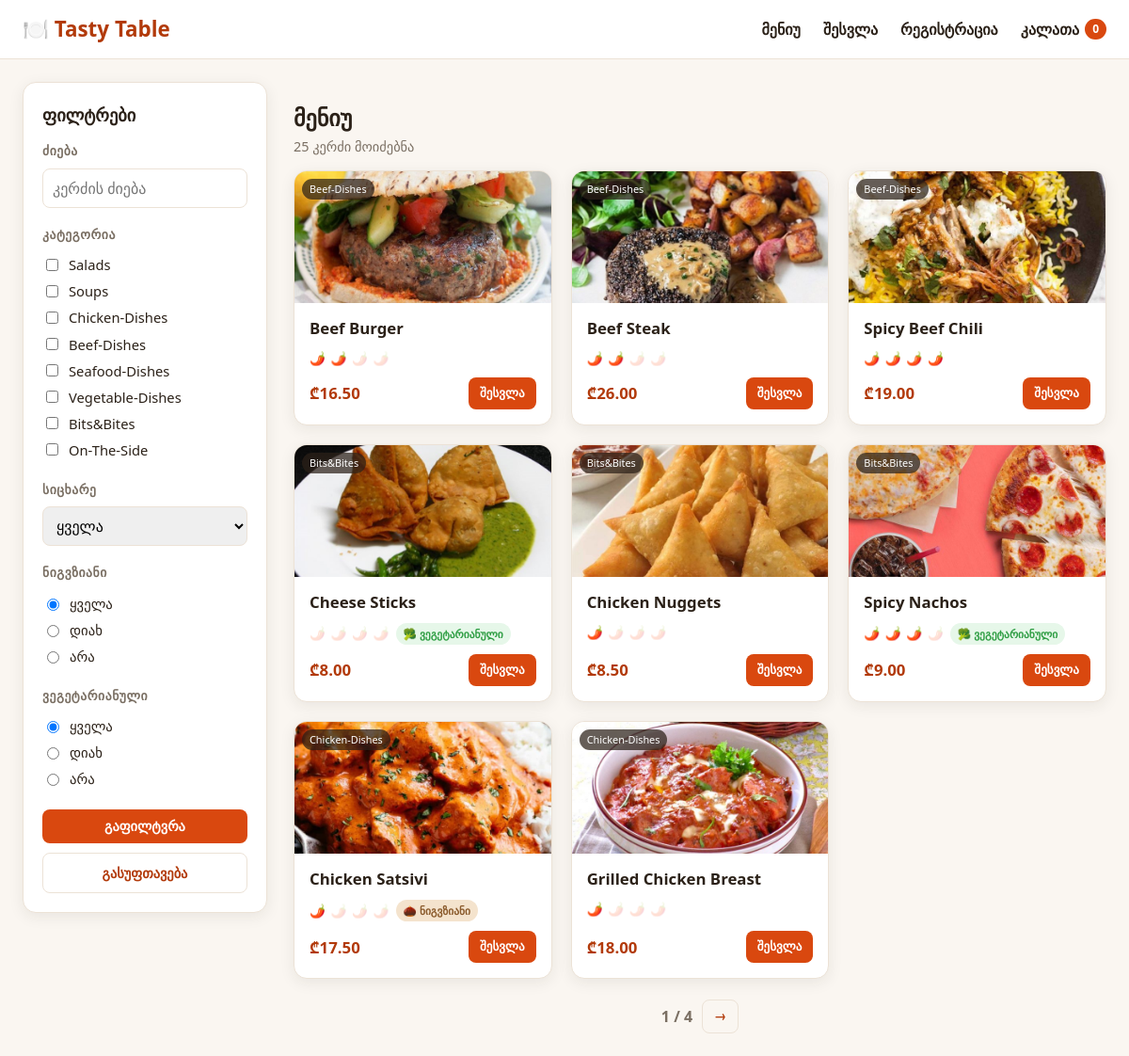
The page / on the database its author committed.
### menu/models.py (models this page shows, shortened)
class Dish(models.Model):
    SPICE_LEVEL_CHOICES = [
        (0, '0 - არ არის ცხარე'),
        (1, '1 - ოდნავ ცხარე'),
        (2, '2 - საშუალოდ ცხარე'),
        (3, '3 - ცხარე'),
        (4, '4 - ძალიან ცხარე'),
    ]
    class Category(models.TextChoices):
        SALADS = 'Salads', 'Salads'
        SOUPS = 'Soups', 'Soups'
        CHICKEN = 'Chicken-Dishes', 'Chicken-Dishes'
        BEEF = 'Beef-Dishes', 'Beef-Dishes'
        SEAFOOD = 'Seafood-Dishes', 'Seafood-Dishes'
        VEGETABLE = 'Vegetable-Dishes', 'Vegetable-Dishes'
        BITS_BITES = 'Bits&Bites', 'Bits&Bites'
        ON_THE_SIDE = 'On-The-Side', 'On-The-Side'
    name = models.CharField('დასახელება', max_length=150)
    category = models.CharField('კატეგორია', max_length=30, choices=Category.choices)
    image = models.ImageField('სურათი', upload_to='dishes/', blank=True, null=True)
    spice_level = models.PositiveSmallIntegerField(
        'სიცხარის მაჩვენებელი',
        choices=SPICE_LEVEL_CHOICES,
        validators=[MinValueValidator(0), MaxValueValidator(4)],
        default=0,
    )
    has_walnuts = models.BooleanField('ნიგვზიანია', default=False)
    is_vegetarian = models.BooleanField('ვეგეტარიანულია', default=False)
    price = models.DecimalField('ფასი', max_digits=6, decimal_places=2)
    description = models.TextField('აღწერა', blank=True)
    class Meta:
        verbose_name = 'კერძი'
        verbose_name_plural = 'კერძები'
        ordering = ['category', 'name']

### menu/views.py (the view, shortened to what this page needs)
# urls.py: path('', views.dish_list, name='dish_list'),
def dish_list(request):
    dishes = Dish.objects.all()
    search_query = request.GET.get('q', '').strip()
    if search_query:
        dishes = dishes.filter(Q(name__icontains=search_query) | Q(description__icontains=search_query))
    selected_categories = request.GET.getlist('category')
    if selected_categories:
        dishes = dishes.filter(category__in=selected_categories)
    max_spice = request.GET.get('max_spice')
    walnuts = request.GET.get('walnuts')  # 'yes' / 'no' / None (ყველა)
    if walnuts == 'yes':
        dishes = dishes.filter(has_walnuts=True)
    elif walnuts == 'no':
        dishes = dishes.filter(has_walnuts=False)
    vegetarian = request.GET.get('vegetarian')  # 'yes' / 'no' / None (ყველა)
    if vegetarian == 'yes':
        dishes = dishes.filter(is_vegetarian=True)
    elif vegetarian == 'no':
        dishes = dishes.filter(is_vegetarian=False)
    paginator = Paginator(dishes, 8)
    page_obj = paginator.get_page(request.GET.get('page'))
    context = {
        'dishes': page_obj,
        'page_obj': page_obj,
        'search_query': search_query,
        'categories': Dish.Category.choices,
        'selected_categories': selected_categories,
        'max_spice': max_spice if max_spice not in (None, '') else '',
        'walnuts': walnuts or '',
        'vegetarian': vegetarian or '',
        'spice_levels': Dish.SPICE_LEVEL_CHOICES,
        'spice_slots': range(1, 5),
        'cart_count': len(Cart(request)),
    }
    return render(request, 'menu/dish_list.html', context)

### menu/cart.py (called while the page is built)
    def __len__(self):
        return sum(self.cart.values())

### menu/templates/menu/dish_list.html (shortened to what this page needs)
{% extends 'menu/base.html' %}
{% load static %}
{% block content %}
<div class="layout">
    <aside class="filters">
        <form method="get" class="filter-form">
            <h2>ფილტრები</h2>
            <div class="filter-group">
                <h3>ძიება</h3>
                <input type="search" name="q" value="{{ search_query }}" placeholder="კერძის ძიება" class="search-input">
            </div>
            <div class="filter-group">
                <h3>კატეგორია</h3>
                {% for value, label in categories %}
                    <label class="checkbox-row">
                        <input type="checkbox" name="category" value="{{ value }}"
                            {% if value in selected_categories %}checked{% endif %}>
                        {{ label }}
                    </label>
                {% endfor %}
            </div>
            <div class="filter-group">
                <h3>სიცხარე</h3>
                <select name="max_spice">
                    <option value="">ყველა</option>
                </select>
            </div>
            <div class="filter-group">
                <h3>ნიგვზიანი</h3>
                <label class="radio-row"><input type="radio" name="walnuts" value="" {% if walnuts == '' %}checked{% endif %}> ყველა</label>
                <label class="radio-row"><input type="radio" name="walnuts" value="yes" {% if walnuts == 'yes' %}checked{% endif %}> დიახ</label>
                <label class="radio-row"><input type="radio" name="walnuts" value="no" {% if walnuts == 'no' %}checked{% endif %}> არა</label>
            </div>
            <div class="filter-group">
                <h3>ვეგეტარიანული</h3>
                <label class="radio-row"><input type="radio" name="vegetarian" value="" {% if vegetarian == '' %}checked{% endif %}> ყველა</label>
                <label class="radio-row"><input type="radio" name="vegetarian" value="yes" {% if vegetarian == 'yes' %}checked{% endif %}> დიახ</label>
                <label class="radio-row"><input type="radio" name="vegetarian" value="no" {% if vegetarian == 'no' %}checked{% endif %}> არა</label>
            </div>
            <div class="filter-actions">
                <button type="submit" class="btn btn-primary">გაფილტვრა</button>
                <a href="{% url 'dish_list' %}" class="btn btn-ghost">გასუფთავება</a>
            </div>
        </form>
    </aside>
    <section class="dish-grid-wrap">
        <h1>მენიუ</h1>
        <p class="results-count">{{ page_obj.paginator.count }} კერძი მოიძებნა</p>
        <div class="dish-grid">
            {% for dish in dishes %}
            <article class="dish-card">
                <div class="dish-image">
                    {% if dish.image %}
                        <img src="{{ dish.image.url }}" alt="{{ dish.name }}">
                    {% else %}
                        <div class="dish-image-placeholder">🍲</div>
                    {% endif %}
                    <span class="category-tag">{{ dish.get_category_display }}</span>
                </div>
                <div class="dish-body">
                    <h3 class="dish-name">{{ dish.name }}</h3>
                    <div class="dish-attrs">
                        <span class="attr spice" title="სიცხარე {{ dish.spice_level }}/4">
                            {% for i in spice_slots %}
                                {% if i <= dish.spice_level %}🌶️{% else %}<span class="chili-off">🌶️</span>{% endif %}
                            {% endfor %}
                        </span>
                        {% if dish.has_walnuts %}
                            <span class="attr pill walnut">🌰 ნიგვზიანი</span>
                        {% endif %}
                        {% if dish.is_vegetarian %}
                            <span class="attr pill veg">🥦 ვეგეტარიანული</span>
                        {% endif %}
                    </div>
                    <div class="dish-footer">
                        <span class="price">₾{{ dish.price }}</span>
                        {% if user.is_authenticated %}
                            <form method="post" action="{% url 'add_to_cart' dish.id %}">
                                {% csrf_token %}
                                <button type="submit" class="btn btn-primary btn-sm">კალათაში დამატება</button>
                            </form>
                        {% else %}
                            <a href="{% url 'login' %}?next={{ request.get_full_path|urlencode }}" class="btn btn-primary btn-sm">შესვლა</a>
                        {% endif %}
                    </div>
                </div>
            </article>
            {% empty %}
                <p class="empty-state">ამ ფილტრებით კერძი ვერ მოიძებნა. სცადეთ სხვა კომბინაცია.</p>
            {% endfor %}
        </div>
        {% if page_obj.paginator.num_pages > 1 %}
        <nav class="pagination">
            <span class="page-indicator">{{ page_obj.number }} / {{ page_obj.paginator.num_pages }}</span>
            {% if page_obj.has_next %}
                <a class="btn btn-ghost btn-sm" href="?page={{ page_obj.next_page_number }}">→</a>
            {% endif %}
        </nav>
        {% endif %}
    </section>
</div>
{% endblock %}

### menu/static/menu/css/style.css (style rules this page uses)
:root { --color-primary: #d9480f; --color-primary-dark: #b23a0a; --color-bg: #faf6f1; --color-surface: #ffffff; --color-text: #2b2118; --color-muted: #7a6f63; --color-border: #ece2d6; --color-veg: #2f9e44; --color-walnut: #8a5a2b; --radius: 14px; --shadow: 0 4px 16px rgba(43, 33, 24, 0.08); }
* { box-sizing: border-box; }
body { margin: 0; font-family: 'Segoe UI', 'Helvetica Neue', Arial, sans-serif; background: var(--color-bg); color: var(--color-text); line-height: 1.5; }
a { color: inherit; text-decoration: none; }
.layout { display: grid; grid-template-columns: 260px 1fr; gap: 28px; align-items: start; }
.filters { background: var(--color-surface); border: 1px solid var(--color-border); border-radius: var(--radius); padding: 20px; box-shadow: var(--shadow); position: sticky; top: 84px; }
.filters h2 { margin-top: 0; font-size: 1.15rem; }
.filter-group { margin-bottom: 18px; }
.filter-group h3 { font-size: 0.85rem; text-transform: uppercase; letter-spacing: 0.04em; color: var(--color-muted); margin: 0 0 8px; }
.checkbox-row, .radio-row { display: flex; align-items: center; gap: 8px; font-size: 0.92rem; padding: 3px 0; cursor: pointer; }
.filter-form select, .search-input { width: 100%; padding: 8px 10px; border-radius: 8px; border: 1px solid var(--color-border); font-size: 0.92rem; font: inherit; }
.filter-actions { display: grid; grid-template-columns: 1fr; gap: 10px; margin-top: 8px; }
.btn { display: inline-flex; align-items: center; justify-content: center; border: none; border-radius: 8px; padding: 10px 16px; font-weight: 600; font-size: 0.9rem; cursor: pointer; text-align: center; }
.filter-actions .btn { width: 100%; min-width: 0; padding-inline: 12px; white-space: normal; }
.btn-primary { background: var(--color-primary); color: #fff; }
.btn-ghost { background: transparent; color: var(--color-primary-dark); border: 1px solid var(--color-border); }
.btn-sm { padding: 7px 12px; font-size: 0.82rem; }
.dish-grid-wrap h1 { margin-bottom: 2px; }
.results-count { color: var(--color-muted); margin-top: 0; font-size: 0.9rem; }
.dish-grid { display: grid; grid-template-columns: repeat(auto-fill, minmax(230px, 1fr)); gap: 20px; }
.dish-card { background: var(--color-surface); border: 1px solid var(--color-border); border-radius: var(--radius); overflow: hidden; box-shadow: var(--shadow); display: flex; flex-direction: column; transition: transform 0.15s ease; }
.dish-image { position: relative; height: 140px; background: #f1e6d8; display: flex; align-items: center; justify-content: center; }
.dish-image img { width: 100%; height: 100%; object-fit: cover; }
.category-tag { position: absolute; top: 8px; left: 8px; background: rgba(43, 33, 24, 0.72); color: #fff; font-size: 0.68rem; padding: 3px 8px; border-radius: 999px; }
.dish-body { padding: 14px 16px 16px; display: flex; flex-direction: column; gap: 10px; flex: 1; }
.dish-name { margin: 0; font-size: 1.05rem; }
.dish-attrs { display: flex; flex-wrap: wrap; gap: 6px; align-items: center; }
.attr.spice { font-size: 0.85rem; letter-spacing: 1px; }
.chili-off { opacity: 0.18; }
.pill { font-size: 0.72rem; padding: 3px 8px; border-radius: 999px; font-weight: 600; }
.pill.walnut { background: #f4e3cd; color: var(--color-walnut); }
.pill.veg { background: #e6f7e9; color: var(--color-veg); }
.dish-footer { margin-top: auto; display: flex; align-items: center; justify-content: space-between; gap: 10px; }
.price { font-weight: 700; font-size: 1.05rem; color: var(--color-primary-dark); }
.cart-actions, .pagination { display: flex; align-items: center; gap: 10px; flex-wrap: wrap; }
.pagination { justify-content: center; margin-top: 22px; }
.page-indicator { color: var(--color-muted); font-weight: 700; }
.filters .filter-actions { display: grid; grid-template-columns: 1fr; }
.filters .filter-actions .btn { width: 100%; }

### rows shown on the page
Dish: image (picture), category "Beef-Dishes", name "Beef Burger", spice_level 2 (drawn), price "16.50"
Dish: image (picture), category "Beef-Dishes", name "Beef Steak", spice_level 2 (drawn), price "26.00"
Dish: image (picture), category "Beef-Dishes", name "Spicy Beef Chili", spice_level 4 (drawn), price "19.00"
Dish: image (picture), category "Bits&Bites", name "Cheese Sticks", spice_level 0 (drawn), is_vegetarian "🥦 ვეგეტარიანული", price "8.00"
Dish: image (picture), category "Bits&Bites", name "Chicken Nuggets", spice_level 1 (drawn), price "8.50"
Dish: image (picture), category "Bits&Bites", name "Spicy Nachos", spice_level 3 (drawn), is_vegetarian "🥦 ვეგეტარიანული", price "9.00"
Dish: image (picture), category "Chicken-Dishes", name "Chicken Satsivi", spice_level 1 (drawn), has_walnuts "🌰 ნიგვზიანი", price "17.50"
Dish: image (picture), category "Chicken-Dishes", name "Grilled Chicken Breast", spice_level 1 (drawn), price "18.00"

### other values the page prints
{{ cart_count }} "0"
{{ label }} "Salads" "Soups" "Chicken-Dishes" "Beef-Dishes" "Seafood-Dishes" "Vegetable-Dishes" "Bits&Bites" "On-The-Side"
{{ page_obj.paginator.count }} "25"
{{ page_obj.number }} "1"
{{ page_obj.paginator.num_pages }} "4"
